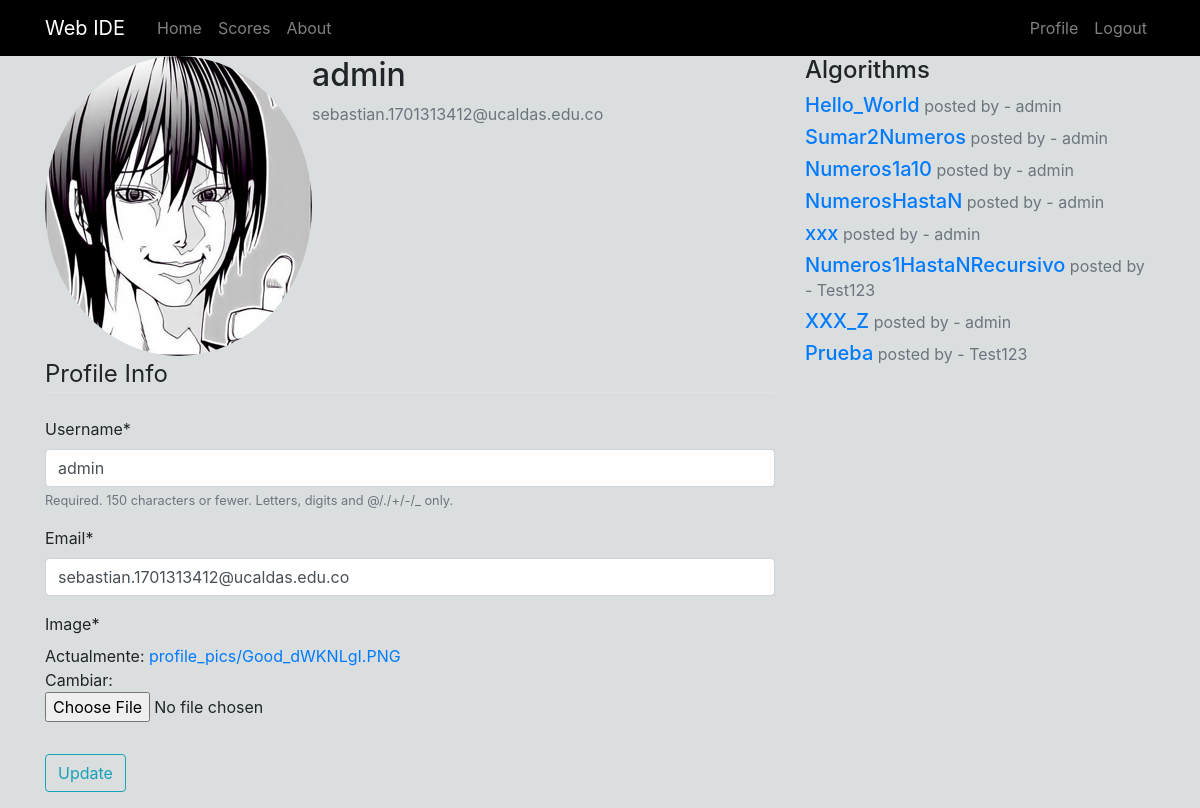
/profile/ (signed in), run on the app's committed database.
### users/models.py (models this page shows, shortened)
class profile(models.Model):
    user = models.OneToOneField(User, on_delete = models.CASCADE)
    image = models.ImageField(default = 'profile_pics/default.png', upload_to = 'profile_pics')

### App_IDE/models.py (models this page shows, shortened)
class algoritmos(models.Model):
    title = models.CharField(max_length = 100)
    logica =  models.TextField()
    date_posted = models.DateTimeField(default=timezone.now)
    author = models.ForeignKey(User, on_delete = models.CASCADE)

### users/views.py (the view)
# urls.py: path('profile/', user_views.profile, name = 'profile'),
@login_required
def profile(request):
    if request.method == 'POST':
        u_form = UserUpdateForm(request.POST, instance=request.user)
        p_form = ProfileUpdateForm(request.POST,
                                   request.FILES,
                                   instance=request.user.profile)
        if u_form.is_valid() and p_form.is_valid():
            u_form.save()
            p_form.save()
            messages.success(request, f'Your account has been updated!')
            return redirect('profile')
    else:
        u_form = UserUpdateForm(instance=request.user)
        p_form = ProfileUpdateForm(instance=request.user.profile)
    context = {
        'u_form': u_form,
        'p_form': p_form,
        'algoritmos': algoritmos.objects.all()
    }
    return render(request, 'users/profile.html', context)

### users/forms.py
class UserUpdateForm(forms.ModelForm):
    email = forms.EmailField()
    class Meta:
        model = User
        fields = ['username', 'email']

class ProfileUpdateForm(forms.ModelForm):
    class Meta:
        model = profile
        fields = ['image']

### users/templates/users/profile.html (shortened to what this page needs)
{% extends "ide/base.html" %}
{% load crispy_forms_tags %}
{% block content %}
<div class = "col-md-8">
    <div class="content-section">
      <div class="media">
        <img class="rounded-circle account-img" src="{{ user.profile.image.url }}">
        <div class="media-body">
          <h2 class="account-heading">{{ user.username }}</h2>
          <p class="text-secondary">{{ user.email }}</p>
        </div>
      </div>
		<form method="POST" enctype="multipart/form-data">
          <fieldset class="form-group">
              <legend class="border-bottom mb-4">Profile Info</legend>
              {{ u_form|crispy }}
              {{ p_form|crispy }}
          </fieldset>
          <div class="form-group">
              <button class="btn btn-outline-info" type="submit">Update</button>
          </div>
		</form>
	</div>
</div>
<div class = "col-md-4">
	<h4>Algorithms</h4>
	{% for algoritmo in algoritmos %}
		<h5><a href="{% url 'detail' id=algoritmo.id %}">{{ algoritmo.title }}<a><small class = "text-muted"> posted by - {{ algoritmo.author }}<small><h5>
	{% endfor %}
</div>
{% endblock content %}

### App_IDE/static/css/styles.css (style rules this page uses)
body { background-color: #DADEDF; }

### data on the page
algoritmos: title "Hello_World", author "admin"
algoritmos: title "Sumar2Numeros", author "admin"
algoritmos: title "Numeros1a10", author "admin"
algoritmos: title "NumerosHastaN", author "admin"
algoritmos: title "xxx", author "admin"
algoritmos: title "Numeros1HastaNRecursivo", author "Test123"
algoritmos: title "XXX_Z", author "admin"
algoritmos: title "Prueba", author "Test123"

### other printed values
{{ user.username }} "admin"
{{ user.email }} "sebastian.1701313412@ucaldas.edu.co"
